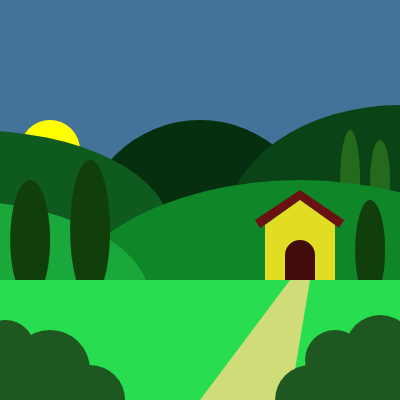
Frame 1 (no input)
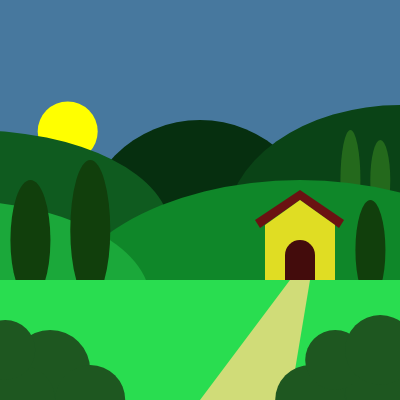
Frame 60 (no input)
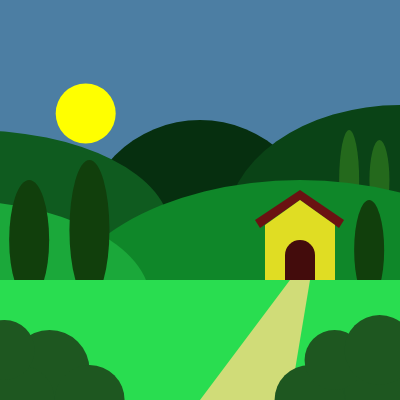
Frame 120 (the mouse pressed at the canvas centre since frame 60)

The p5.js sketch that drew these frames (run headless with seeded random() and noise() and a simulated clock; from frame 60 on, the mouse is pressed at the canvas centre):

// p5.js sketch
// ── sketch.js
function setup() {
  createCanvas(400, 400);
  noStroke();
}

let t = 0;

function draw() {
  text("mouseX: " + mouseX + ", \
  mouseY: " + mouseY,20,20);

push();

//movimento sole-luna (0 = giorno), (1 = notte)
  let fase = floor(t) % 2;
  let f = t % 1;

// sfondo sfumato
  let giorno = color("#87ceeb");
  let notte  = color("#001848");
  let sky = lerpColor(notte, giorno, (sin(t) + 1) / 2);
  background(sky);

//sole/luna movimento ad arco
  let x = map(f, 0, 1, 50, width - 50);
  let y = 150 - sin(f * PI) * 100;

  //sole
  if (fase === 0) {
    fill("yellow");
    ellipse(x, y, 60, 60);
  //luna
  } else {
    fill("white");
    ellipse(x, y, 50, 50);
  }

//collina 5
  fill("#062f0fff");
  ellipse(200,240,240,240);

//collina 4
  fill("#0a4316ff");
  ellipse(400,230,350,250);

// chioma albero 4 con movimento
  fill("#24691cff");
  let offset4 = sin(frameCount * 0.05) * 2;
  ellipse(380 + offset4, 180, 20, 80);

// chioma albero 5 con movimento
  fill("#24691cff");
  let offset5 = sin(frameCount * 0.05) * 3;
  ellipse(350 + offset5, 180, 20, 100);

//collina 3
  fill("#0f5b1fff");
  ellipse(-30,230,400,200);

//collina 1
  fill("#0f8729ff");
  ellipse(300,330,500,300);

//collina 2
  fill("#1ba83aff");
  ellipse(-50,300,400,200);

//triangolo casa sx
  fill("#6a1212ff");
  rectMode(CENTER);
  quad(260,228,255,220,300,190,300,200);

//triangolo casa dx
  fill("#6a1212ff");
  rectMode(CENTER);
  quad(339,228,344,220,300,190,300,200);

//rettangolo della casetta
  fill("#e0dd23ff");
  rectMode(CENTER);
  rect(300,260,70,70);

//triangolo casa
  fill("#e0dd23ff")
  triangle(265,225,335,225,300,200);

// chioma albero 1 con movimento
  fill("#113f0cff");
  let offset1 = sin(frameCount * 0.05) * 3;
  ellipse(30 + offset1, 240, 40, 120);

// chioma albero 2 con movimento
  fill("#113f0cff");
  let offset2 = sin(frameCount * 0.05) * 2;
  ellipse(90 + offset2, 230, 40, 140);

// chioma albero 3 con movimento
  fill("#113f0cff");
  let offset3 = sin(frameCount * 0.05) * 3;
  ellipse(370 + offset3, 250, 30, 100);

//rettangolo di base
  fill("#29dd50ff");
  rectMode(CENTER);
  rect(0,430,800,300);

//sentiero
    fill("#d0dc78ff");
  rectMode(CENTER);
  quad(290,280,310,280,290,400,200,400);

//cespuglio dx
  fill("#1e5720ff");   // verde foglie
  let offsetb = sin(frameCount * 0.05) * 1.5;
  ellipse(350 + offsetb, 380, 80, 80);
  ellipse(310 + offsetb, 400, 70, 70);
  ellipse(380 + offsetb, 390, 70, 70);
  ellipse(335 + offsetb, 360, 60, 60);
  ellipse(380 + offsetb, 350, 70, 70);

//cespuglio sx
  fill("#1e5720ff");   // verde foglie
  let offseta = sin(frameCount * 0.05) * 1.5;
  ellipse(50 + offseta, 370, 80, 80);
  ellipse(20 + offseta, 400, 70, 70);
  ellipse(90 + offseta, 400, 70, 70);
  ellipse(5 + offseta, 350, 60, 60);

//porta di casa
  fill("#430c0cff");
  rectMode(CENTER);
  rect(300,260,30,40,40,40,0,0);

//overlay scuro (solo di notte)
//di giorno alpha = 0; di notte alpha cresce un po'
  rectMode(CORNER);
  let alpha = (fase === 0) ? 0 : map(f, 0, 1, 60, 140);
  fill(10, 5, 20, alpha);
  rect(0, 0, width, height);

  t += 0.001;

pop();
}
